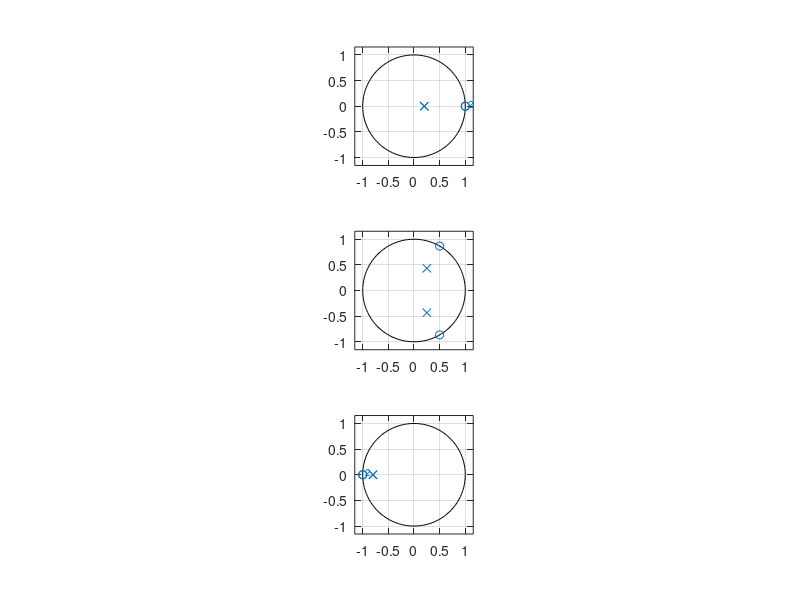

Write MATLAB code to recreate this figure.
clc;
clear;
clear all;


% when r =.2 & angle = 0
subplot(3,1,1)
b = [1 -2 1];
a = [1 -.4 .04];
title( ' r=.2 & ang=0')
zplane(b,a)


% when r =.5 & angle = pi/3
subplot(3,1,2)
b = [1 -1 1];
a = [1 -.5 .25];
title( ' r=.5 & ang=pi/3')
zplane(b,a)


% when r =.8 & angle = pi
subplot(3,1,3)
b = [1 2 1];
a = [1 1.6 .64];
title( ' r=.8 & ang=pi ')
zplane(b,a)